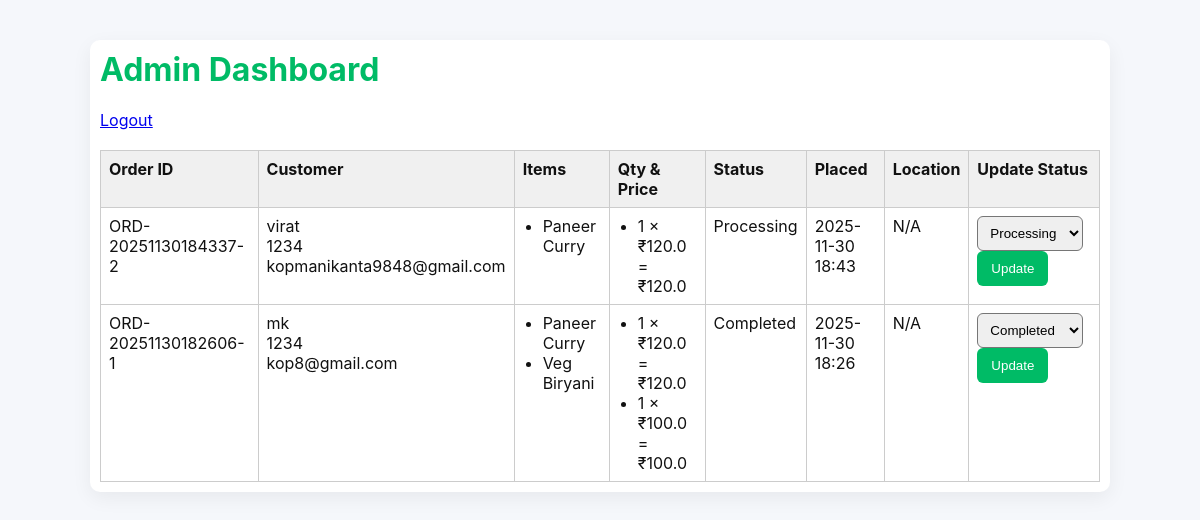
The app's page /admin/dashboard (signed in), older data.
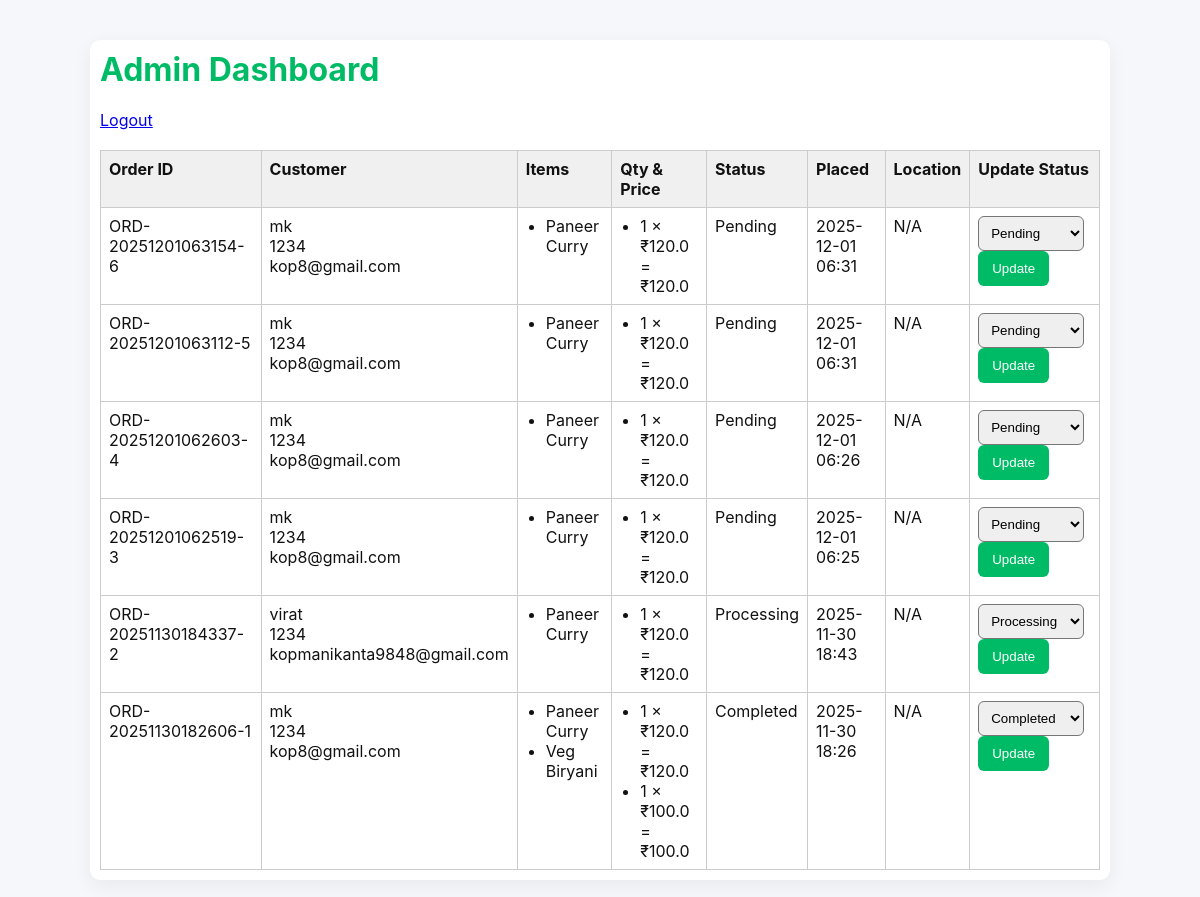
The same page, newer data.
### app.py (models this page shows, shortened)
class Order(db.Model):
    id = db.Column(db.Integer, primary_key=True)
    order_id = db.Column(db.String(64), unique=True, index=True)
    customer_name = db.Column(db.String(200))
    email = db.Column(db.String(200))
    phone = db.Column(db.String(40))
    address = db.Column(db.String(400))
    status = db.Column(db.String(50), default="Pending")
    latitude = db.Column(db.Float, nullable=True)
    longitude = db.Column(db.Float, nullable=True)
    map_link = db.Column(db.String(500), nullable=True)
    created_at = db.Column(db.DateTime, default=datetime.utcnow)
    items = db.relationship("OrderItem", backref="order", lazy=True)

class OrderItem(db.Model):
    id = db.Column(db.Integer, primary_key=True)
    order_id = db.Column(db.Integer, db.ForeignKey('order.id'))
    item_name = db.Column(db.String(200))
    quantity = db.Column(db.Integer, default=1)
    price = db.Column(db.Float, default=0)

### app.py (the view)
@app.route("/admin/dashboard")
def admin_dashboard():
    if not session.get("admin_logged_in"):
        return redirect(url_for("admin_login"))
    orders = Order.query.order_by(Order.created_at.desc()).all()
    return render_template("admin_dashboard.html", orders=orders)

### templates/admin_dashboard.html (shortened to what this page needs)
<!doctype html>
<html>
<head>
  <link rel="stylesheet" href="{{ url_for('static', filename='style.css') }}">
</head>
<body>
  <div class="container">
    <h1>Admin Dashboard</h1>
    <p><a href="{{ url_for('admin_logout') }}">Logout</a></p>
    {% if orders %}
      <table>
        <thead>
          <tr>
            <th>Order ID</th>
            <th>Customer</th>
            <th>Items</th>
            <th>Qty & Price</th>
            <th>Status</th>
            <th>Placed</th>
            <th>Location</th>
            <th>Update Status</th>
          </tr>
        </thead>
        <tbody>
          {% for o in orders %}
          <tr>
            <td>{{ o.order_id }}</td>
            <td>{{ o.customer_name }}<br>{{ o.phone }}<br>{{ o.email }}</td>
            <td>
              <ul>
                {% for item in o.items %}
                  <li>{{ item.item_name }}</li>
                {% endfor %}
              </ul>
            </td>
            <td>
              <ul>
                {% for item in o.items %}
                  <li>{{ item.quantity }} × ₹{{ item.price }} = ₹{{ item.quantity * item.price }}</li>
                {% endfor %}
              </ul>
            </td>
            <td>{{ o.status }}</td>
            <td>{{ o.created_at.strftime('%Y-%m-%d %H:%M') }}</td>
            <td>
              {% if o.latitude and o.longitude %}
                <a href="https://www.google.com/maps?q={{ o.latitude }},{{ o.longitude }}" target="_blank">View Map</a>
              {% else %}
                N/A
              {% endif %}
            </td>
            <td>
              <form method="POST" action="{{ url_for('update_status', order_db_id=o.id) }}">
                <select name="status">
                  <option value="Pending" {% if o.status == 'Pending' %}selected{% endif %}>Pending</option>
                  <option value="Processing" {% if o.status == 'Processing' %}selected{% endif %}>Processing</option>
                  <option value="Completed" {% if o.status == 'Completed' %}selected{% endif %}>Completed</option>
                </select>
                <button type="submit">Update</button>
              </form>
            </td>
          </tr>
          {% endfor %}
        </tbody>
      </table>
    {% else %}
      <p>No orders yet.</p>
    {% endif %}
  </div>
</body>
</html>

### static/style.css (style rules this page uses)
body { font-family: Inter, Poppins, Arial, sans-serif; background:#f5f7fb; color:#111; margin:0; padding:20px; }
.container { max-width:900px; margin:24px auto; background:#fff; padding:20px; border-radius:10px; box-shadow:0 6px 20px rgba(0,0,0,0.06); }
h1 { margin-top:0; color:#0b6; }
button { background:#0b6; color:white; border:0; padding:10px 14px; border-radius:6px; cursor:pointer; }
select { padding:8px; border-radius:6px; }

### templates/admin_dashboard.html (style rules this page uses)
.container { max-width: 1000px; margin: 20px auto; padding: 10px; }
table { width: 100%; border-collapse: collapse; margin-top: 20px; }
th, td { border: 1px solid #ccc; padding: 8px; text-align: left; vertical-align: top; }
th { background: #f0f0f0; }
ul { margin: 0; padding-left: 20px; }
form { margin: 0; }

Row changes from the older to the newer data that the page shows:
added Order: order_id "ORD-20251201063154-6", customer_name "mk", phone "1234", email "kop8@gmail.com", status "Pending", created_at "2025-12-01 06:31", shows "N/A"
added OrderItem: item_name "Paneer Curry", quantity "1", price "120.0", item.quantity*item.price "120.0"
added Order: order_id "ORD-20251201063112-5", customer_name "mk", phone "1234", email "kop8@gmail.com", status "Pending", created_at "2025-12-01 06:31", shows "N/A"
added OrderItem: item_name "Paneer Curry", quantity "1", price "120.0", item.quantity*item.price "120.0"
added Order: order_id "ORD-20251201062603-4", customer_name "mk", phone "1234", email "kop8@gmail.com", status "Pending", created_at "2025-12-01 06:26", shows "N/A"
added OrderItem: item_name "Paneer Curry", quantity "1", price "120.0", item.quantity*item.price "120.0"
added Order: order_id "ORD-20251201062519-3", customer_name "mk", phone "1234", email "kop8@gmail.com", status "Pending", created_at "2025-12-01 06:25", shows "N/A"
added OrderItem: item_name "Paneer Curry", quantity "1", price "120.0", item.quantity*item.price "120.0"
